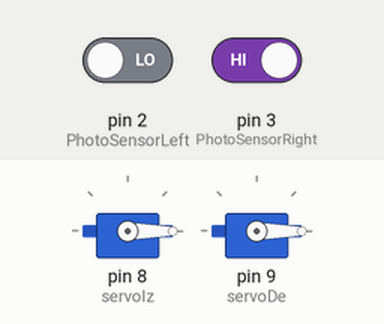
The sketch below on a simulated Arduino Uno, built with avr-gcc and run on an emulated ATmega328P. Shown: 2 × servo. The test bench sets the inputs (shaded band); at power-on: pin 3 (PhotoSensorRight) HIGH, pin 2 (PhotoSensorLeft) LOW.

Above: at 1.2 s.
1.3 s: pin 3 (PhotoSensorRight) driven LOW
At 4.2 s:
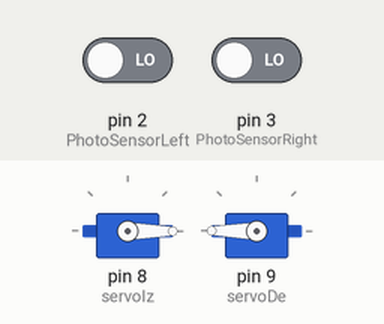
4.3 s: pin 2 (PhotoSensorLeft) driven HIGH
At 5.9 s:
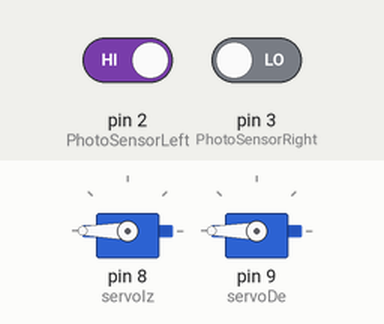
6.7 s: pin 2 (PhotoSensorLeft) driven LOW
At 7.14 s:
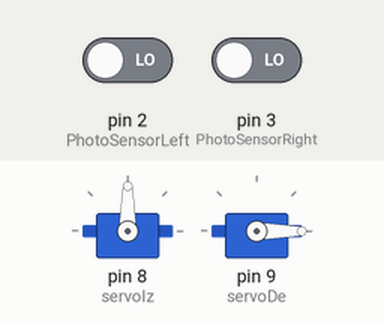
9.7 s: pin 3 (PhotoSensorRight) driven HIGH
At 11.2 s:
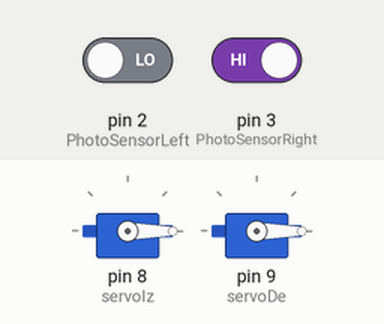
Timing chart, 0 to 12.7 s (numbered marks = the images above; inputs shaded):
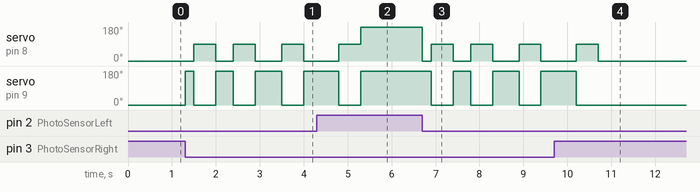

Measured:
- after the input at 1.3 s, servo on pin 8 (servoIz): goes 90° 0.50 s, 0° 0.40 s, 90° 0.50 s, 0° 0.60 s, 90° 0.50 s, then 0°, starting after 0.20 s; servo on pin 9 (servoDe): goes 180° 0.20 s, 0° 0.50 s, 180° 0.40 s, 0° 0.50 s, 180° 0.60 s, 0° 0.50 s, then 180°, starting at once
- after the input at 4.3 s, servo on pin 9 (servoDe): goes on until 5.3 s, then stays 180°
- after the input at 6.7 s, servo on pin 8 (servoIz): goes 0° 0.20 s, 90° 0.50 s, 0° 0.40 s, 90° 0.50 s, 0° 0.60 s, 90° 0.50 s, then 0°, starting at once; servo on pin 9 (servoDe): goes 0° 0.50 s, 180° 0.40 s, 0° 0.50 s, 180° 0.60 s, 0° 0.50 s, then 180°, starting after 0.20 s
- after the input at 9.7 s, servo on pin 8 (servoIz): goes on until 10.7 s, then stays 0°; servo on pin 9 (servoDe): goes on until 10.2 s, then stays 0°

The sketch:

robotBuscador.ino
```cpp
#include <Servo.h>

const int PhotoSensorLeft = 2;
const int PhotoSensorRight = 3;

const int BLANCO = 0;
const int NEGRO = 1;

boolean busca = true;
int periodo = 200;
Servo servoIz;
Servo servoDe;

void setup() {
  pinMode(PhotoSensorLeft, INPUT);
  pinMode(PhotoSensorRight, INPUT);

  servoIz.attach(8);
  servoDe.attach(9);
}

void loop() {
  while(digitalRead(PhotoSensorLeft) == BLANCO && digitalRead(PhotoSensorRight) == BLANCO){
    unsigned long tiempo = millis();
    while(millis() < tiempo + periodo){
      avanzar();
    }
    girar_90();
    if(periodo <= 1000){
      periodo+=200;
    }
  }
  if (digitalRead(PhotoSensorLeft) == NEGRO && digitalRead(PhotoSensorRight) == NEGRO) {
    avanzar();
  } else if (digitalRead(PhotoSensorLeft) == BLANCO && digitalRead(PhotoSensorRight) == NEGRO) {
    girar_derecha();
  } else if (digitalRead(PhotoSensorLeft) == NEGRO && digitalRead(PhotoSensorRight) == BLANCO) {
    girar_izquierda();
  }
  periodo = 200;
}

void avanzar() {
  servoDe.write(180);
  servoIz.write(0);
}

void retroceder(){
  servoDe.write(0);
  servoIz.write(180);
}
void parar() {
  servoDe.write(90);
  servoIz.write(90);
}

void girar_izquierda() {
  servoDe.write(180);
  servoIz.write(180);
}

void girar_derecha() {
  servoDe.write(0);
  servoIz.write(0);
}

void girar_90(){
  unsigned long tiempo = millis();
  while(millis()< tiempo + 500){
    servoDe.write(0);
    servoIz.write(90);
  }
}
```
